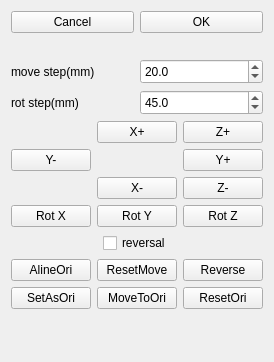
<?xml version="1.0" encoding="UTF-8"?>
<ui version="4.0">
 <class>Motion_control</class>
 <widget class="QWidget" name="Motion_control">
  <property name="geometry">
   <rect>
    <x>0</x>
    <y>0</y>
    <width>272</width>
    <height>362</height>
   </rect>
  </property>
  <property name="windowTitle">
   <string>Transform</string>
  </property>
  <layout class="QGridLayout" name="gridLayout_3">
   <item row="2" column="0">
    <layout class="QGridLayout" name="gridLayout_2">
     <item row="1" column="0">
      <widget class="QPushButton" name="pb_alignment">
       <property name="styleSheet">
        <string notr="true"/>
       </property>
       <property name="text">
        <string>AlineOri</string>
       </property>
      </widget>
     </item>
     <item row="2" column="0">
      <widget class="QPushButton" name="pb_setas_benchmark">
       <property name="styleSheet">
        <string notr="true"/>
       </property>
       <property name="text">
        <string>SetAsOri</string>
       </property>
      </widget>
     </item>
     <item row="2" column="2">
      <widget class="QPushButton" name="pb_reset_benchmark">
       <property name="styleSheet">
        <string notr="true"/>
       </property>
       <property name="text">
        <string>ResetOri</string>
       </property>
      </widget>
     </item>
     <item row="0" column="1" alignment="Qt::AlignHCenter">
      <widget class="QCheckBox" name="cb_reverse">
       <property name="text">
        <string>reversal</string>
       </property>
       <property name="checked">
        <bool>false</bool>
       </property>
      </widget>
     </item>
     <item row="1" column="1">
      <widget class="QPushButton" name="pb_resetMove">
       <property name="styleSheet">
        <string notr="true"/>
       </property>
       <property name="text">
        <string>ResetMove</string>
       </property>
      </widget>
     </item>
     <item row="2" column="1">
      <widget class="QPushButton" name="pb_movetoOri">
       <property name="styleSheet">
        <string notr="true"/>
       </property>
       <property name="text">
        <string>MoveToOri</string>
       </property>
      </widget>
     </item>
     <item row="1" column="2">
      <widget class="QPushButton" name="pb_reverse">
       <property name="text">
        <string>Reverse</string>
       </property>
      </widget>
     </item>
    </layout>
   </item>
   <item row="0" column="0">
    <layout class="QGridLayout" name="gridLayout_4">
     <item row="2" column="0">
      <widget class="QLabel" name="label_movestp">
       <property name="minimumSize">
        <size>
         <width>15</width>
         <height>25</height>
        </size>
       </property>
       <property name="styleSheet">
        <string notr="true">border:0px</string>
       </property>
       <property name="text">
        <string>move step(mm)</string>
       </property>
      </widget>
     </item>
     <item row="2" column="1">
      <widget class="QDoubleSpinBox" name="sb_movestp">
       <property name="minimumSize">
        <size>
         <width>25</width>
         <height>25</height>
        </size>
       </property>
       <property name="decimals">
        <number>1</number>
       </property>
       <property name="minimum">
        <double>-100.000000000000000</double>
       </property>
       <property name="maximum">
        <double>200.000000000000000</double>
       </property>
       <property name="singleStep">
        <double>1.000000000000000</double>
       </property>
       <property name="value">
        <double>20.000000000000000</double>
       </property>
      </widget>
     </item>
     <item row="3" column="1">
      <widget class="QDoubleSpinBox" name="sb_rotstp">
       <property name="minimumSize">
        <size>
         <width>25</width>
         <height>25</height>
        </size>
       </property>
       <property name="decimals">
        <number>1</number>
       </property>
       <property name="minimum">
        <double>5.000000000000000</double>
       </property>
       <property name="maximum">
        <double>175.000000000000000</double>
       </property>
       <property name="singleStep">
        <double>5.000000000000000</double>
       </property>
       <property name="value">
        <double>45.000000000000000</double>
       </property>
      </widget>
     </item>
     <item row="0" column="1">
      <widget class="QPushButton" name="pb_ok">
       <property name="text">
        <string>OK</string>
       </property>
      </widget>
     </item>
     <item row="3" column="0">
      <widget class="QLabel" name="label_rotstp">
       <property name="minimumSize">
        <size>
         <width>15</width>
         <height>25</height>
        </size>
       </property>
       <property name="styleSheet">
        <string notr="true">border:0px</string>
       </property>
       <property name="text">
        <string>rot step(mm)</string>
       </property>
      </widget>
     </item>
     <item row="0" column="0">
      <widget class="QPushButton" name="pb_cancel">
       <property name="text">
        <string>Cancel</string>
       </property>
      </widget>
     </item>
     <item row="1" column="0" colspan="2">
      <spacer name="verticalSpacer_2">
       <property name="orientation">
        <enum>Qt::Vertical</enum>
       </property>
       <property name="sizeType">
        <enum>QSizePolicy::Fixed</enum>
       </property>
       <property name="sizeHint" stdset="0">
        <size>
         <width>20</width>
         <height>20</height>
        </size>
       </property>
      </spacer>
     </item>
    </layout>
   </item>
   <item row="1" column="0">
    <layout class="QGridLayout" name="gridLayout">
     <item row="0" column="1">
      <widget class="QPushButton" name="btn_moveXPos">
       <property name="styleSheet">
        <string notr="true"/>
       </property>
       <property name="text">
        <string>X+</string>
       </property>
      </widget>
     </item>
     <item row="0" column="2">
      <widget class="QPushButton" name="btn_moveZPos">
       <property name="styleSheet">
        <string notr="true"/>
       </property>
       <property name="text">
        <string>Z+</string>
       </property>
      </widget>
     </item>
     <item row="1" column="0">
      <widget class="QPushButton" name="btn_moveYNeg">
       <property name="styleSheet">
        <string notr="true"/>
       </property>
       <property name="text">
        <string>Y-</string>
       </property>
      </widget>
     </item>
     <item row="1" column="2">
      <widget class="QPushButton" name="btn_moveYPos">
       <property name="styleSheet">
        <string notr="true"/>
       </property>
       <property name="text">
        <string>Y+</string>
       </property>
      </widget>
     </item>
     <item row="2" column="1">
      <widget class="QPushButton" name="btn_moveXNeg">
       <property name="styleSheet">
        <string notr="true"/>
       </property>
       <property name="text">
        <string>X-</string>
       </property>
      </widget>
     </item>
     <item row="2" column="2">
      <widget class="QPushButton" name="btn_moveZNeg">
       <property name="styleSheet">
        <string notr="true"/>
       </property>
       <property name="text">
        <string>Z-</string>
       </property>
      </widget>
     </item>
     <item row="3" column="0">
      <widget class="QPushButton" name="pb_rotX">
       <property name="text">
        <string>Rot X</string>
       </property>
      </widget>
     </item>
     <item row="3" column="1">
      <widget class="QPushButton" name="pb_rotY">
       <property name="text">
        <string>Rot Y</string>
       </property>
      </widget>
     </item>
     <item row="3" column="2">
      <widget class="QPushButton" name="pb_rotZ">
       <property name="text">
        <string>Rot Z</string>
       </property>
      </widget>
     </item>
    </layout>
   </item>
   <item row="3" column="0">
    <spacer name="verticalSpacer">
     <property name="orientation">
      <enum>Qt::Vertical</enum>
     </property>
     <property name="sizeHint" stdset="0">
      <size>
       <width>20</width>
       <height>40</height>
      </size>
     </property>
    </spacer>
   </item>
  </layout>
 </widget>
 <layoutdefault spacing="6" margin="11"/>
 <resources/>
 <connections/>
</ui>
